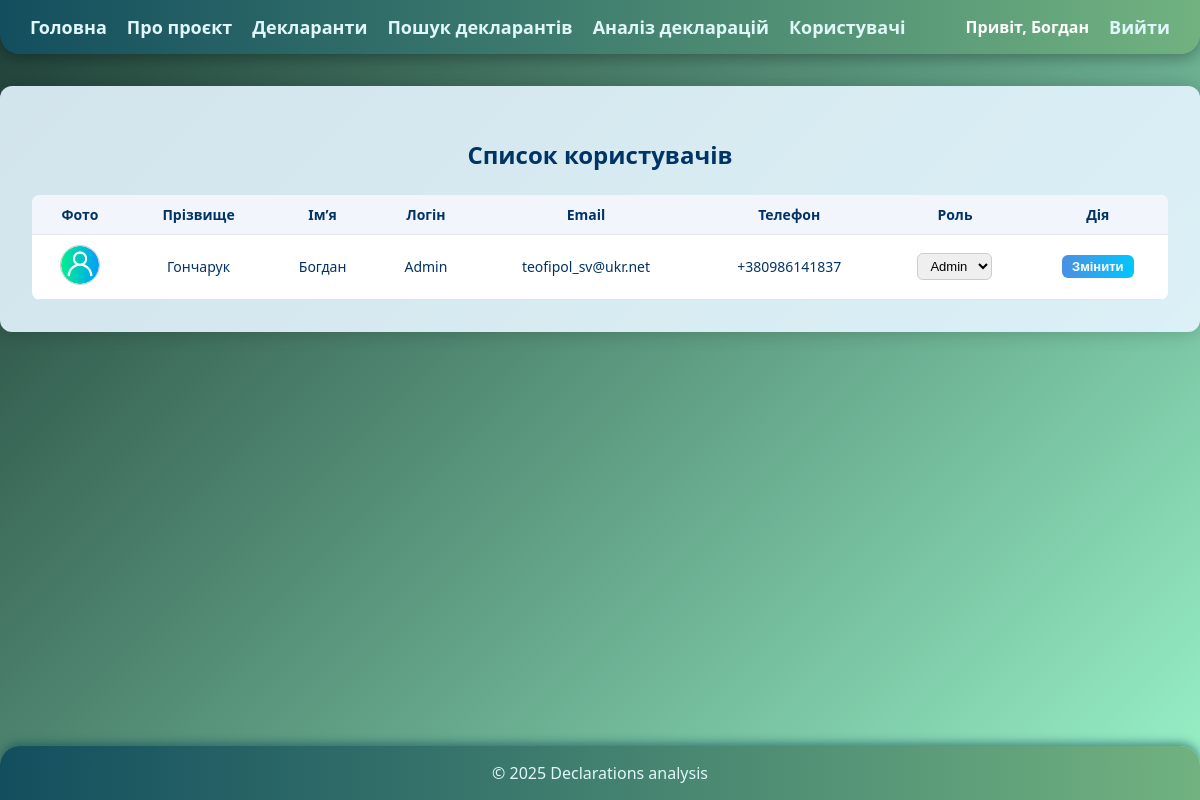
The app's page /users/ (signed in), older data.
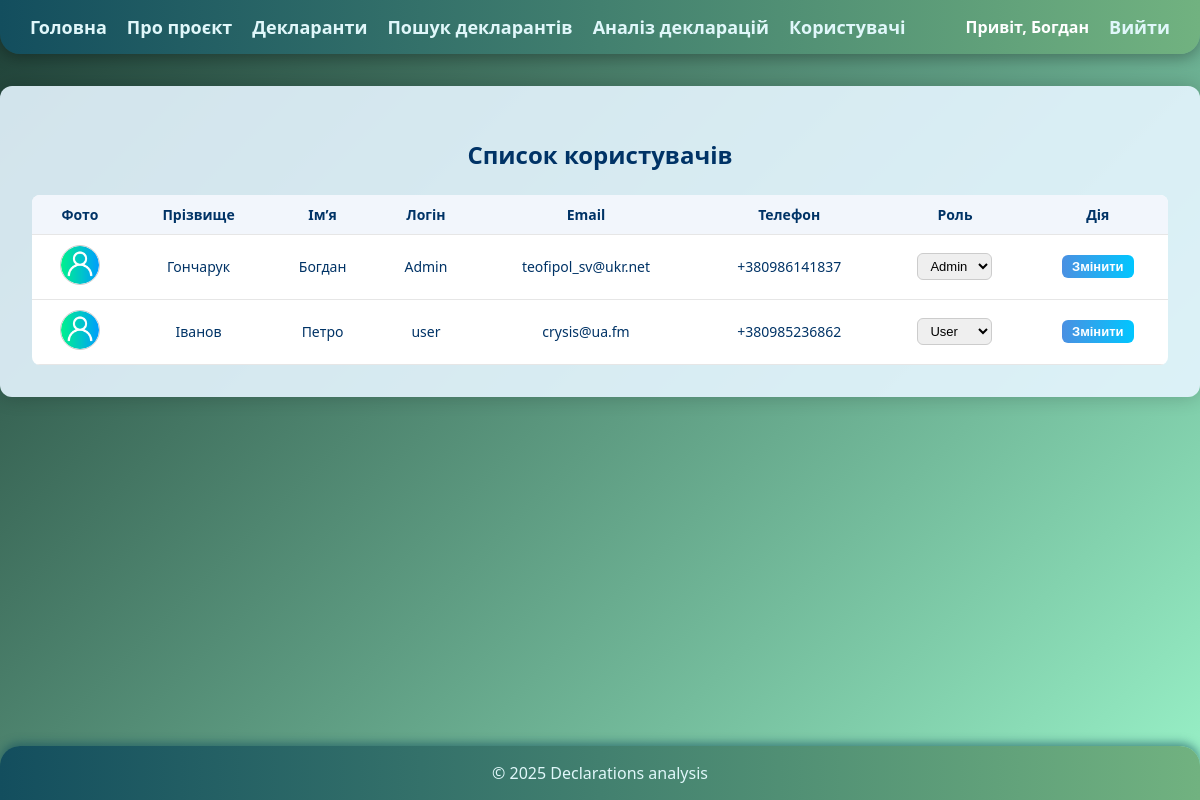
The same page, newer data.
### apps/users/models.py (models this page shows)
class CustomUser(AbstractUser):
    ROLE_CHOICES = (
        ('guest', 'Guest'),
        ('user', 'User'),
        ('admin', 'Admin'),
    )
    role = models.CharField(max_length=20, choices=ROLE_CHOICES, default='guest')
    photo = models.ImageField(upload_to='user_photos', null=True, blank=True)
    phone = models.CharField(max_length=13, null=True, blank=True)
    declarant = models.ManyToManyField("core.Declarant", through="UserDeclarant", related_name='customer_users')
    declarations = models.ManyToManyField("core.Declaration",through="UserDeclaration",related_name='customer_users')

### apps/users/views.py (the view, shortened to what this page needs)
# urls.py: path('', apps.users.views.users_view, name='users'),
@login_required
def users_view(request):
    users = CustomUser.objects.all()
    return render(request, "registration/users.html", {"users": users})

### apps/users/templates/registration/users.html (shortened to what this page needs)
{% extends "base.html" %}
{% load static %}
{% block content %}
<div class="users-container">
    <h2>Список користувачів</h2>
    <table class="users-table">
        <thead>
            <tr>
                <th>Фото</th>
                <th>Прізвище</th>
                <th>Ім’я</th>
                <th>Логін</th>
                <th>Email</th>
                <th>Телефон</th>
                <th>Роль</th>
                <th>Дія</th>
            </tr>
        </thead>
        <tbody>
            {% for user in users %}
            <tr>
                <td>
                    {% if user.photo %}
                        <img src="{{ user.photo.url }}" alt="{{ user.username }}" class="user-photo">
                    {% else %}
                        <img src="{% static 'icons/user.png' %}" alt="no photo" class="user-photo">
                    {% endif %}
                </td>
                <td>{{ user.last_name }}</td>
                <td>{{ user.first_name }}</td>
                <td>{{ user.username }}</td>
                <td>{{ user.email }}</td>
                <td>{{ user.phone|default:"-" }}</td>
                <td>
                    <form method="post" class="role-form">
                        <select name="role" class="role-select">
                            {% for value,label in user.ROLE_CHOICES %}
                                <option value="{{ value }}" {% if user.role == value %}selected{% endif %}>
                                    {{ label }}
                                </option>
                            {% endfor %}
                        </select>
                </td>
                <td>
                        <button type="submit" class="role-btn">Змінити</button>
                </td>
            </tr>
            {% empty %}
            <tr>
                <td colspan="8" style="text-align: center;">Немає користувачів</td>
            </tr>
            {% endfor %}
        </tbody>
    </table>
</div>
{% endblock %}

### templates/base.html (shortened to what this page needs)
{% load static %}
<!DOCTYPE html>
<html lang="en">
<head>
    <link rel="stylesheet" href="{% static 'styles.css' %}">
</head>
<body>
    {% block header %}{% include 'core/includes/header.html' %}{% endblock header %}
    <main>
        {% block content %}{% endblock content %}
    </main>
    {% block footer %}{% include 'core/includes/footer.html' %}{% endblock footer %}
</body>
</html>

### apps/core/templates/core/includes/header.html (shortened to what this page needs)
<header>
    <nav>
        <ul class="nav-left">
            <li><a href="{% url 'welcome' %}">Головна</a></li>
            <li><a href="{% url 'about' %}">Про проєкт</a></li>
            <li><a href="{% url 'declarants' %}">Декларанти</a></li>
            <li><a href="{% url 'declarants_search' %}">Пошук декларантів</a></li>
            <li><a href="{% url 'declarations_analysis_page' %}">Аналіз декларацій</a></li>
            <li><a href="{% url 'users' %}">Користувачі</a></li>
        </ul>
        <ul class="nav-right">
            {% if user.is_authenticated %}
                <strong>Привіт, {{ user.first_name }}</strong>
                <li>
                    <form action="{% url 'logout' %}" method="post">
                        <button type="submit" class="btn-link">Вийти</button>
                    </form>
                </li>
            {% else %}
                <li><a href="{% url 'login' %}">Увійти</a></li>
                <li><a href="{% url 'register' %}">Зареєструватися</a></li>
            {% endif %}
        </ul>
    </nav>
</header>

### apps/core/templates/core/includes/footer.html
<footer>
    <p>&copy; 2025 Declarations analysis</p>
</footer>

### static/styles.css (style rules this page uses)
html, body { height: 100%; margin: 0; overflow-x: hidden; }
main { flex: 1 0 auto; }
body { display: flex; flex-direction: column; min-height: 100vh; font-family: 'Segoe UI', Tahoma, Geneva, Verdana, sans-serif; background: linear-gradient(135deg, #1f4037, #99f2c8); background-repeat: no-repeat; background-size: cover; background-position: center; background-attachment: fixed; color: #ffffff; }
header { background: linear-gradient(90deg, #134E5E, #71B280); padding: 15px 30px; border-radius: 0 0 20px 20px; box-shadow: 0 4px 15px rgba(0, 0, 0, 0.3); width: 100%; }
header nav { display: flex; justify-content: flex-start; align-items: center; width: 100%; }
header ul { list-style: none; padding: 0; margin: 0; display: flex; gap: 20px; align-items: center; }
header a, header .btn-link { color: #e0f7fa; font-weight: 600; text-decoration: none; font-size: 18px; transition: color 0.3s ease; background: none; border: none; cursor: pointer; font-family: inherit; }
* { box-sizing: border-box; }
.nav-left { display: flex; gap: 20px; }
.nav-right { display: flex; gap: 20px; margin-left: auto; }
.btn-link { background: none; border: none; color: #e0f7fa; font-weight: 600; font-size: 18px; cursor: pointer; transition: color 0.3s ease; padding: 0; }
footer { background: linear-gradient(90deg, #134E5E, #71B280); color: #e0f7fa; text-align: center; padding: 1rem 0; flex-shrink: 0; border-radius: 20px 20px 0 0; font-size: 16px; box-shadow: 0 -3px 10px rgba(19, 78, 94, 0.6); }
footer p { margin: 0; text-align: center; max-width: none; line-height: normal; }
.users-container { max-width: 1200px; margin: 2rem auto; padding: 2rem; background: rgba(230, 245, 255, 0.9); border-radius: 12px; box-shadow: 0 0 20px rgba(0,0,0,0.2); }
.users-container h2 { text-align: center; margin-bottom: 1.5rem; color: #003366; }
.users-table { width: 100%; border-collapse: collapse; background: #fff; border-radius: 8px; overflow: hidden; }
.users-table th, .users-table td { padding: 10px 14px; border-bottom: 1px solid #e6e6e6; text-align: center; font-size: 14px; color: #003366; }
.users-table th { background: #f2f6fc; font-weight: bold; color: #003366; }
.user-photo { width: 40px; height: 40px; border-radius: 50%; object-fit: cover; border: 1px solid #ccc; }
.role-form { margin: 0; }
.role-select { padding: 4px 8px; border-radius: 6px; border: 1px solid #ccc; font-size: 13px; }
.role-btn { padding: 4px 10px; border-radius: 6px; background: linear-gradient(to right, #4a90e2, #00c6ff); color: white; border: none; font-weight: bold; cursor: pointer; transition: transform 0.2s ease, background 0.3s ease; font-size: 13px; }

Row changes from the older to the newer data that the page shows:
added CustomUser: last_name "Іванов", first_name "Петро", username "user", email "crysis@ua.fm", phone "+380985236862", role "User"
